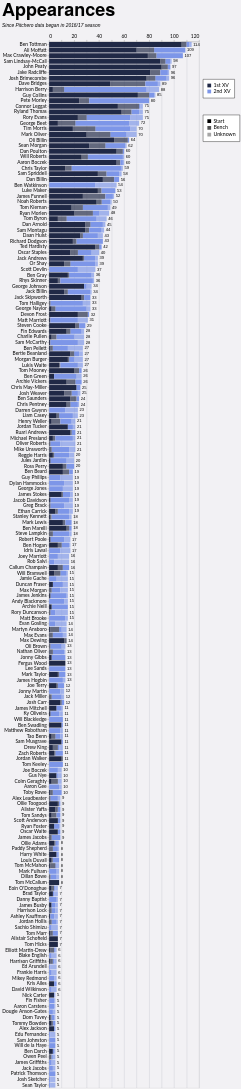

Vega-Lite specification for this chart:
### Vega-Lite specification from a JSON file in a GitHub repository (floating-point values rounded to 4 significant figures; data arrays with more than 128 entries replaced by an {"elided": "..."} marker saying what was removed)
{"config": {"axis": {"labelFont": "Lato, sans-serif", "titleFont": "PT Sans Narrow, Helvetica Neue, Helvetica, Arial, sans-serif", "labelFontSize": 13, "titleFontSize": 24, "gridColor": "#202947", "gridOpacity": 0.2}, "header": {"labelFont": "PT Sans Narrow, Helvetica Neue, Helvetica, Arial, sans-serif", "titleFont": "PT Sans Narrow, Helvetica Neue, Helvetica, Arial, sans-serif", "labelFontSize": 24, "titleFontSize": 28, "labelFontWeight": "bold", "orient": "left"}, "legend": {"labelFont": "Lato, sans-serif", "titleFont": "PT Sans Narrow, Helvetica Neue, Helvetica, Arial, sans-serif", "labelFontSize": 14, "titleFontSize": 16, "titlePadding": 5, "fillColor": "white", "strokeColor": "black", "padding": 10, "titleFontWeight": "lighter", "titleFontStyle": "italic", "titleColor": "gray", "offset": 10}, "title": {"font": "PT Sans Narrow, Helvetica Neue, Helvetica, Arial, sans-serif", "fontSize": 48, "fontWeight": "bold", "anchor": "start", "align": "center", "titlePadding": 20, "subtitlePadding": 10, "subtitleFontSize": 13, "subtitleColor": "", "subtitleFontStyle": "italic", "offset": 15, "color": "black"}, "axisX": {"labelAngle": 0}, "facet": {"title": null, "header": null, "align": {"row": "each", "column": "each"}}, "resolve": {"scale": {"y": "independent", "facet": "independent"}}, "background": "#f2f1f4"}, "layer": [{"mark": {"type": "bar"}, "encoding": {"color": {"field": "squad", "legend": {"direction": "vertical", "labelExpr": "datum.value + ' XV'", "legendX": 410, "legendY": 100, "orient": "none", "title": null}, "scale": {"domain": ["1st", "2nd"], "range": ["#202946", "#7d96e8"]}, "sort": ["1st", "2nd"], "type": "nominal"}, "opacity": {"field": "start", "legend": {"direction": "vertical", "legendX": 410, "legendY": 195, "orient": "none", "title": null}, "scale": {"domain": ["Start", "Bench", "Unknown"], "range": [1.0, 0.35, 0.2]}, "sort": ["Start", "Bench", "Unknown"], "type": "nominal"}, "order": {"field": "stack_order", "sort": "ascending", "type": "quantitative"}, "tooltip": [{"field": "player", "title": "Player", "type": "nominal"}, {"field": "squad", "title": "Squad", "type": "nominal"}, {"field": "start", "title": "Selection", "type": "nominal"}, {"aggregate": "sum", "field": "games", "title": "Games", "type": "quantitative"}, {"aggregate": "max", "field": "player_total", "title": "Total", "type": "quantitative"}], "x": {"aggregate": "sum", "axis": {"orient": "top", "title": null}, "field": "games", "type": "quantitative"}, "y": {"field": "player", "sort": {"field": "player_total", "op": "max", "order": "descending"}, "title": null, "type": "nominal"}}}, {"mark": {"type": "text", "align": "left", "baseline": "middle", "color": "black", "dx": 4, "fontSize": 11}, "encoding": {"text": {"field": "total_games", "format": ".0f", "type": "quantitative"}, "x": {"axis": {"orient": "top", "title": null}, "field": "total_games", "type": "quantitative"}, "y": {"field": "player", "sort": {"field": "player_total", "op": "max", "order": "descending"}, "title": null, "type": "nominal"}}, "transform": [{"aggregate": [{"op": "sum", "field": "games", "as": "total_games"}, {"op": "max", "field": "player_total", "as": "player_total"}], "groupby": ["player"]}]}], "data": {"name": "data-e6a14caea57f6ffa3db98d87799e88cf"}, "height": {"step": 15}, "params": [{"name": "seasonParam", "value": []}, {"name": "gameTypesParam", "value": []}, {"name": "squadParam", "value": "All"}, {"name": "positionsParam", "value": []}, {"name": "minAppsParam", "value": 5}], "title": {"text": "Appearances", "subtitle": "Since Pitchero data began in 2016/17 season"}, "transform": [{"filter": "length(seasonParam) === 0 || indexof(seasonParam, datum.season) >= 0"}, {"filter": "length(gameTypesParam) === 0 || indexof(gameTypesParam, datum.game_type) >= 0"}, {"filter": "squadParam === \"All\" || datum.squad === squadParam"}, {"filter": "length(positionsParam) === 0 || indexof(positionsParam, datum.position) >= 0"}, {"joinaggregate": [{"op": "sum", "field": "games", "as": "player_total"}], "groupby": ["player"]}, {"filter": "datum.player_total >= minAppsParam"}], "width": 400, "$schema": "https://vega.github.io/schema/vega-lite/v5.20.1.json", "datasets": {"data-e6a14caea57f6ffa3db98d87799e88cf": {"elided": "2241 records"}}}
